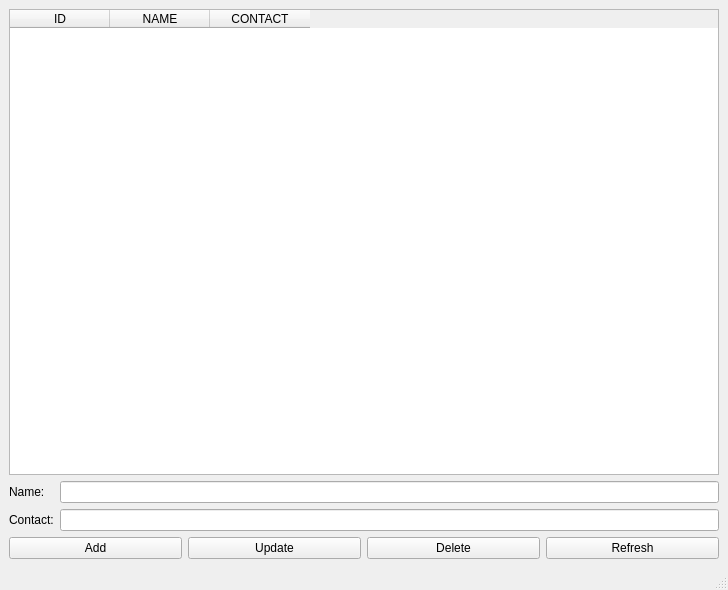
<?xml version="1.0" encoding="UTF-8"?>
<ui version="4.0">
 <class>SupplierManagerWindow</class>
 <widget class="QMainWindow" name="SupplierManagerWindow">
  <property name="geometry">
   <rect>
    <x>0</x>
    <y>0</y>
    <width>728</width>
    <height>590</height>
   </rect>
  </property>
  <property name="windowTitle">
   <string>Supplier Manager</string>
  </property>
  <widget class="QWidget" name="centralwidget">
   <layout class="QVBoxLayout" name="verticalLayout">
    <item>
     <widget class="QTableWidget" name="tableSuppliers">
      <property name="columnCount">
       <number>3</number>
      </property>
      <column>
       <property name="text">
        <string>ID</string>
       </property>
      </column>
      <column>
       <property name="text">
        <string>NAME</string>
       </property>
      </column>
      <column>
       <property name="text">
        <string>CONTACT</string>
       </property>
      </column>
     </widget>
    </item>
    <item>
     <layout class="QFormLayout" name="formLayout">
      <item row="0" column="0">
       <widget class="QLabel" name="labelName">
        <property name="text">
         <string>Name:</string>
        </property>
       </widget>
      </item>
      <item row="0" column="1">
       <widget class="QLineEdit" name="name_input"/>
      </item>
      <item row="1" column="0">
       <widget class="QLabel" name="labelContact">
        <property name="text">
         <string>Contact:</string>
        </property>
       </widget>
      </item>
      <item row="1" column="1">
       <widget class="QLineEdit" name="contact_input"/>
      </item>
     </layout>
    </item>
    <item>
     <layout class="QHBoxLayout" name="buttonLayout">
      <item>
       <widget class="QPushButton" name="btnAdd">
        <property name="text">
         <string>Add</string>
        </property>
       </widget>
      </item>
      <item>
       <widget class="QPushButton" name="btnUpdate">
        <property name="text">
         <string>Update</string>
        </property>
       </widget>
      </item>
      <item>
       <widget class="QPushButton" name="btnDelete">
        <property name="text">
         <string>Delete</string>
        </property>
       </widget>
      </item>
      <item>
       <widget class="QPushButton" name="btnRefresh">
        <property name="text">
         <string>Refresh</string>
        </property>
       </widget>
      </item>
     </layout>
    </item>
   </layout>
  </widget>
  <widget class="QMenuBar" name="menubar">
   <property name="geometry">
    <rect>
     <x>0</x>
     <y>0</y>
     <width>728</width>
     <height>21</height>
    </rect>
   </property>
  </widget>
  <widget class="QStatusBar" name="statusbar"/>
 </widget>
 <resources/>
 <connections/>
</ui>
